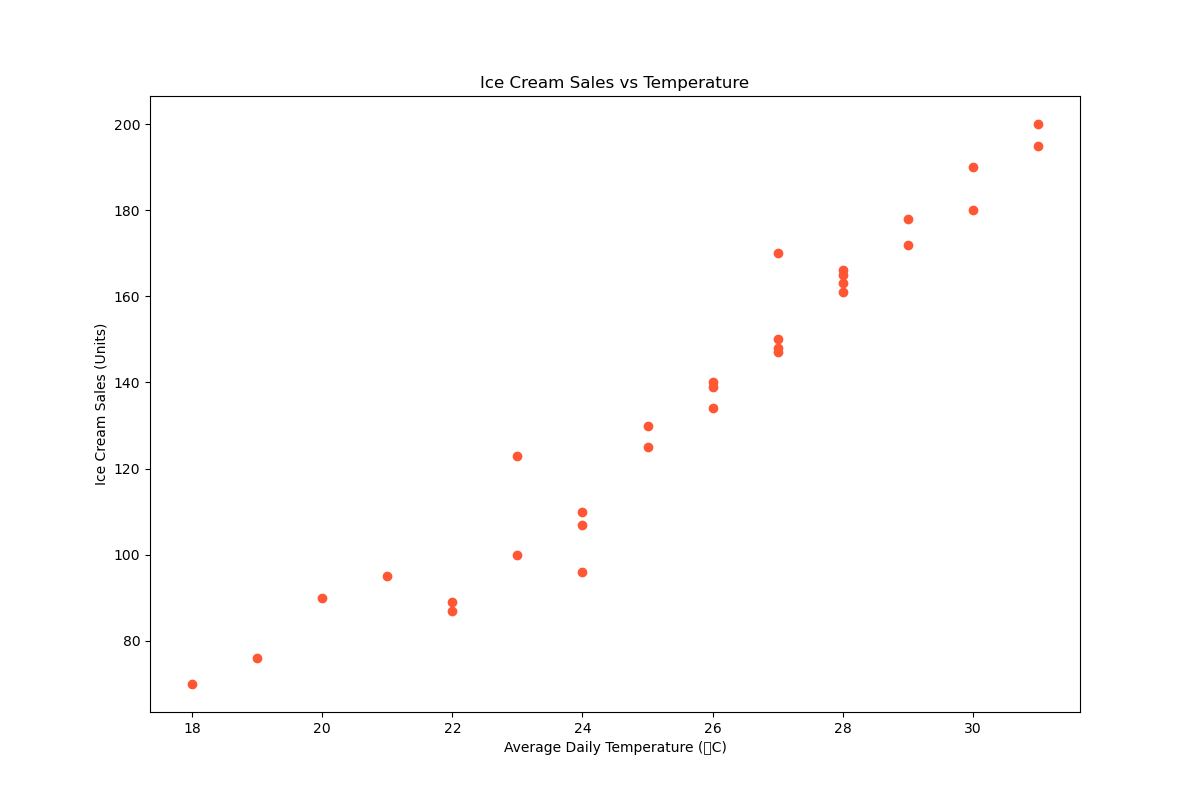

The Python source for this figure:

import matplotlib.pyplot as plt

# Define the data for the scatterplot
days = [1, 2, 3, 4, 5, 6, 7, 8, 9, 10, 11, 12, 13, 14, 15, 16, 17, 18, 19, 20,
        21, 22, 23, 24, 25, 26, 27, 28, 29, 30]
temperatures = [22, 24, 19, 29, 25, 21, 23, 26, 27, 30, 31, 20, 18, 28, 27, 26, 24,
                25, 27, 28, 22, 23, 24, 26, 27, 28, 28, 29, 30, 31]
ice_cream_sales = [87, 96, 76, 178, 130, 95, 123, 140, 170, 190, 200, 90, 70, 165,
                   150, 139, 110, 125, 147, 166, 89, 100, 107, 134, 148, 163, 161,
                   172, 180, 195]

# Create the scatterplot
plt.figure(figsize=(12, 8))  # Change width and height of the chart reasonably
plt.scatter(temperatures, ice_cream_sales, color='#FF5733')  # Modify the color scheme using a specific color code

# Apply labels and a title to the scatterplot
plt.xlabel('Average Daily Temperature (°C)')
plt.ylabel('Ice Cream Sales (Units)')
plt.title('Ice Cream Sales vs Temperature')

# Display the scatterplot
plt.show()
